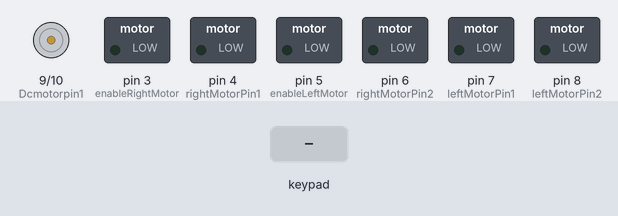
The sketch below on a simulated Arduino Uno, built with avr-gcc and run on an emulated ATmega328P. On the bench: motor-driver pin pairs drawn as motors (green arrow = first pin HIGH = forward, orange = second pin HIGH = backward, longer = more drive), switched loads named in the sketch (green lamp = pin HIGH). Inputs (shaded band) come from the test bench. What the sketch prints to the serial monitor is not drawn.

Above: at 1.2 s.
1.3 s: key 'X' pressed
At 1.5 s:
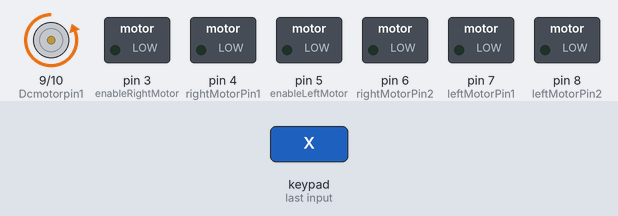
3.2 s: key 'T' pressed
At 3.4 s:
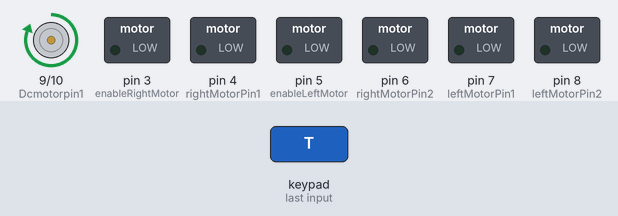
Timing chart, 0 to 6.2 s (numbered marks = the images above; inputs shaded):
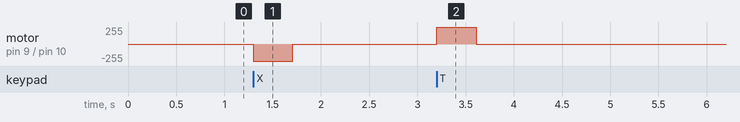

Measured:
- after the input at 1.3 s, motor on pin 9 (Dcmotorpin1) / pin 10 (Dcmotorpin2): stopped → backward 255/255 at once, → stopped 0.40 s later
- after the input at 3.2 s, motor on pin 9 (Dcmotorpin1) / pin 10 (Dcmotorpin2): stopped → forward 255/255 at once, → stopped 0.40 s later

The sketch:

using-dabble1.ino
```cpp
#define CUSTOM_SETTINGS
#define INCLUDE_GAMEPAD_MODULE
#include <Dabble.h>
#include <SoftwareSerial.h>

// HC-05 Bluetooth module on pins 0 (RX) and 1 (TX)
SoftwareSerial BTSerial(0, 1); // RX, TX

// Right motor
int enableRightMotor = 3;
int rightMotorPin1 = 4;
int rightMotorPin2 = 6;
// Left motor
int enableLeftMotor = 5;
int leftMotorPin1 = 7;
int leftMotorPin2 = 8;
// DC motor
int Dcmotorpin1 = 9;
int Dcmotorpin2 = 10;

#define MAX_MOTOR_SPEED 200 // Its value can range from 0-255. 255 is maximum speed.

void notify() {
  // DC motor control with GamePad
  if (GamePad.isTrianglePressed()) { // Move DC motor Forward
    rotateDCMotor(true);
  } else if (GamePad.isCrossPressed()) { // Move DC motor Backward
    rotateDCMotor(false);
  } else { // Stop the DC motor
    stopDCMotor();
  }

  // RC car control with Joystick
  int xAxis = GamePad.getXaxisData();
  int yAxis = GamePad.getYaxisData();

  if (yAxis > 50) { // Move car Forward
    rotateMotor(MAX_MOTOR_SPEED, MAX_MOTOR_SPEED);
  } else if (yAxis < -50) { // Move car Backward
    rotateMotor(-MAX_MOTOR_SPEED, -MAX_MOTOR_SPEED);
  } else if (xAxis < -50) { // Turn car Left
    rotateMotor(MAX_MOTOR_SPEED, -MAX_MOTOR_SPEED);
  } else if (xAxis > 50) { // Turn car Right
    rotateMotor(-MAX_MOTOR_SPEED, MAX_MOTOR_SPEED);
  } else { // Stop the car
    rotateMotor(0, 0);
  }

  delay(10);
}

void rotateDCMotor(bool direction) {
  if (direction) {
    digitalWrite(Dcmotorpin1, HIGH);
    digitalWrite(Dcmotorpin2, LOW);
  } else {
    digitalWrite(Dcmotorpin1, LOW);
    digitalWrite(Dcmotorpin2, HIGH);
  }
}

void stopDCMotor() {
  digitalWrite(Dcmotorpin1, LOW);
  digitalWrite(Dcmotorpin2, LOW);
}

void rotateMotor(int rightMotorSpeed, int leftMotorSpeed) {
  // Right Motor
  if (rightMotorSpeed < 0) {
    digitalWrite(rightMotorPin1, LOW);
    digitalWrite(rightMotorPin2, HIGH);
    analogWrite(enableRightMotor, -rightMotorSpeed);
  } else if (rightMotorSpeed > 0) {
    digitalWrite(rightMotorPin1, HIGH);
    digitalWrite(rightMotorPin2, LOW);
    analogWrite(enableRightMotor, rightMotorSpeed);
  } else {
    digitalWrite(rightMotorPin1, LOW);
    digitalWrite(rightMotorPin2, LOW);
    analogWrite(enableRightMotor, 0);
  }

  // Left Motor
  if (leftMotorSpeed < 0) {
    digitalWrite(leftMotorPin1, LOW);
    digitalWrite(leftMotorPin2, HIGH);
    analogWrite(enableLeftMotor, -leftMotorSpeed);
  } else if (leftMotorSpeed > 0) {
    digitalWrite(leftMotorPin1, HIGH);
    digitalWrite(leftMotorPin2, LOW);
    analogWrite(enableLeftMotor, leftMotorSpeed);
  } else {
    digitalWrite(leftMotorPin1, LOW);
    digitalWrite(leftMotorPin2, LOW);
    analogWrite(enableLeftMotor, 0);
  }
}

void setUpPinModes() {
  pinMode(enableRightMotor, OUTPUT);
  pinMode(rightMotorPin1, OUTPUT);
  pinMode(rightMotorPin2, OUTPUT);

  pinMode(enableLeftMotor, OUTPUT);
  pinMode(leftMotorPin1, OUTPUT);
  pinMode(leftMotorPin2, OUTPUT);

  pinMode(Dcmotorpin1, OUTPUT);
  pinMode(Dcmotorpin2, OUTPUT);
}

void setup() {
  setUpPinModes();
  Serial.begin(115200);
  BTSerial.begin(9600); // Start software serial communication with the HC-05
  Dabble.begin(9600);   // Start Dabble communication at 9600 baud rate
  Serial.println("Ready.");
  BTSerial.println("Enter AT commands:");
}

void loop() {
  Dabble.processInput(); // Refresh data from the GamePad

  // Check if data is available from the HC-05
  if (BTSerial.available()) {
    char data = BTSerial.read();
    Serial.write(data);
  }

  // Check if data is available from the serial monitor
  if (Serial.available()) {
    char data = Serial.read();
    BTSerial.write(data);
  }

  notify(); // Check GamePad inputs and control motors
}
```
